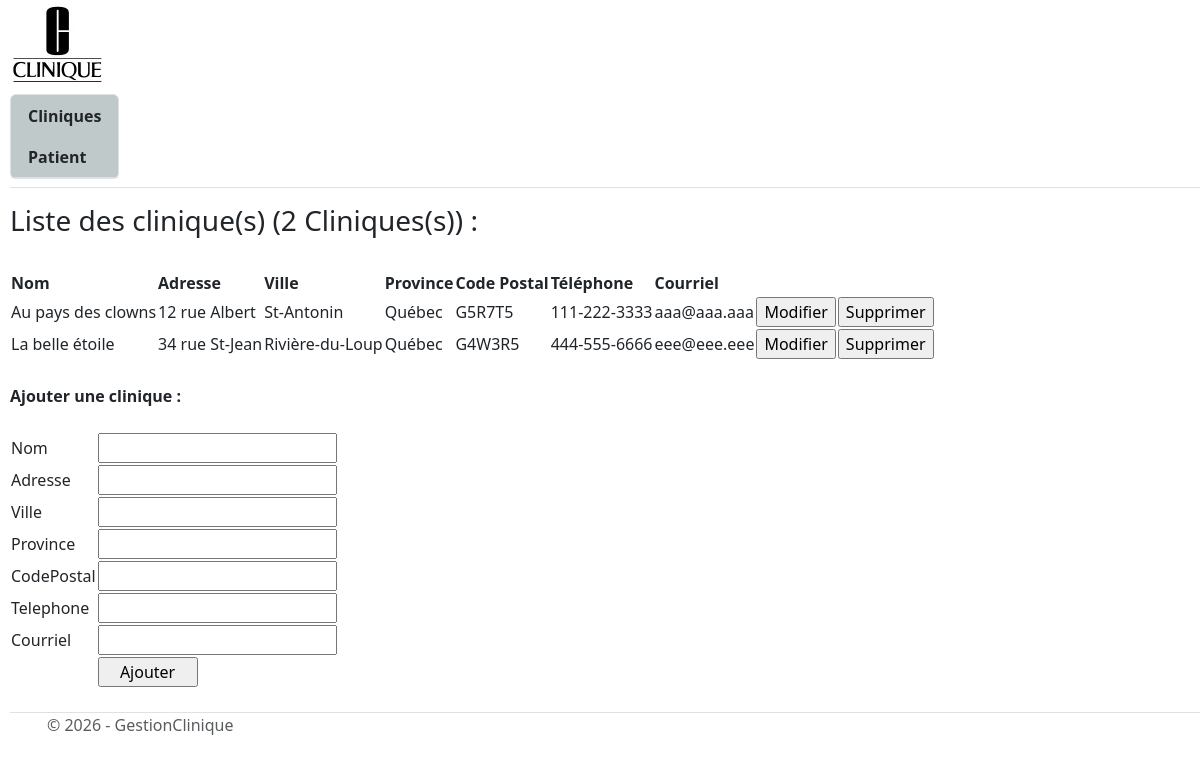
Page /controllers/cliniqueController.php on the committed database.
### tables this page shows
CREATE TABLE `cliniques` (
  `id` int NOT NULL,
  `nom` varchar(100) NOT NULL,
  `adresse` varchar(100) NOT NULL,
  `ville` varchar(100) NOT NULL,
  `province` varchar(50) NOT NULL,
  `codePostal` varchar(7) NOT NULL,
  `telephone` varchar(12) NOT NULL,
  `courriel` varchar(150) NOT NULL
);

### class/CliniqueRepository.class.php (called while the page is built, shortened)
<?php
        require_once("cliniqueDTO.class.php");
        class CliniqueRepository extends Repository
        {
            public function obtenirListeClinique()
            {
                try
                {
                    $pdo = new PDO($this->stringConnexion, $this->usager, $this->password);
                    $ins = $pdo->prepare("SELECT * FROM cliniques;");
                    $ins->setFetchMode(PDO::FETCH_ASSOC);
                    $ins->execute();
                    $tab = $ins->fetchAll();
                    $listeClinique = array();
                    for($i = 0; $i < count($tab); $i++)
                    {
                        array_push($listeClinique, new CliniqueDTO($tab[$i]["nom"], $tab[$i]["adresse"], $tab[$i]["ville"], $tab[$i]["province"], $tab[$i]["codePostal"], $tab[$i]["telephone"], $tab[$i]["courriel"]));
                    }
                }
                catch (PDOException $e){}
                return $listeClinique;
            }
        }
?>

### class/cliniqueDTO.class.php (called while the page is built, shortened)
<?php
        class cliniqueDTO
        {
            private string $nom;
            private string $adresse;
            private string $ville;
            private string $province;
            private string $codePostal;
            private string $telephone;
            private string $courriel;
            public function __construct($nom = "", $adresse = "", $ville = "", $province = "", $codePostal = "", $telephone = "", $courriel = "")
            {
                $this->nom = $nom;
                $this->adresse = $adresse;
                $this->ville = $ville;
                $this->province = $province;
                $this->codePostal = $codePostal;
                $this->telephone = $telephone;
                $this->courriel = $courriel;
            }
            public function getNom(): string
            {
                return $this->nom;
            }
            public function getAdresse(): string
            {
                return $this->adresse;
            }
            public function getVille(): string
            {
                return $this->ville;
            }
            public function getProvince(): string
            {
                return $this->province;
            }
            public function getCodePostal(): string
            {
                return $this->codePostal;
            }
            public function getTelephone(): string
            {
                return $this->telephone;
            }
            public function getCourriel(): string
            {
                return $this->courriel;
            }
        }
?>

### views/afficherListeClinique.php (the view, shortened to what this page needs)
<h3>Liste des clinique(s) (<?php echo count($listeClinique); ?> Cliniques(s)) :</h3>
<br />
<table>
        <tr>
            <th>Nom</th>
            <th>Adresse</th>
            <th>Ville</th>
            <th>Province</th>
            <th>Code Postal</th>
            <th>Téléphone</th>
            <th>Courriel</th>
		</tr>
        <form method="">
            <?php
                foreach ($listeClinique as $clinique)
                {
                    echo "<tr>";
                    echo "<td>" . $clinique->getNom() . "</td>";
                    echo "<td>" . $clinique->getAdresse() . "</td>";
                    echo "<td>" . $clinique->getVille() . "</td>";
                    echo "<td>" . $clinique->getProvince() . "</td>";
                    echo "<td>" . $clinique->getCodePostal() . "</td>";
                    echo "<td>" . $clinique->getTelephone() . "</td>";
                    echo "<td>" . $clinique->getCourriel() . "</td>";
                    echo '<td><input value="Modifier" onclick="document.getElementById(\'nomClinique\').value =\'' . $clinique->getNom() . '\'; this.form.action=\'cliniqueController.php\'; this.form.method=\'GET\'; submit();" type="button"></td>';
                    echo '<td><input value="Supprimer" type="button" onclick="if (confirm(\'Voulez-vous vraiment supprimer la clinique : '  . $clinique->getNom() . '\')) { document.getElementById(\'nomClinique\'). value =\'' . $clinique->getNom() . '\'; this.form.action =\'cliniqueController.php?action=supprimerClinique\'; this.form.method =\'POST\'; submit();}"></td>';
                    echo "</tr>";
                }
            ?>
        </form>
</table>
<br>
<b>Ajouter une clinique : </b>
<br>
<br>
<form method="POST" action="cliniqueController.php?action=ajouterClinique">
    <table>
        <tr>
            <td>
                <label>Nom</label>
            </td>
            <td>
                <input name="nom" required/>
            </td>
        </tr>
        <tr>
            <td>
                <label>Adresse</label>
            </td>
            <td>
                <input name="adresse" required/>
            </td>
        </tr>
        <tr>
            <td>
                <label>Ville</label>
            </td>
            <td>
                <input name="ville" required/>
            </td>
        </tr>
        <tr>
            <td>
                <label>Province</label>
            </td>
            <td>
                <input name="province" required/>
            </td>
        </tr>
        <tr>
            <td>
                <label>CodePostal</label>
            </td>
            <td>
                <input name="codePostal" required/>
            </td>
        </tr>
        <tr>
            <td>
                <label>Telephone</label>
            </td>
            <td>
                <input name="telephone" required/>
            </td>
        </tr>
        <tr>
            <td>
                <label>Courriel</label>
            </td>
            <td>
                <input name="courriel" required/>
            </td>
        </tr>
        <tr>
            <td>
            </td>
            <td>
            <input type="submit" value="Ajouter" style="width:100px"/>
            </td>
        </tr>
    </table>
</form>

### rows in the picture
cliniques: nom "Au pays des clowns", adresse "12 rue Albert", ville "St-Antonin", province "Québec", codePostal "G5R7T5", telephone "111-222-3333", courriel "aaa@aaa.aaa"
cliniques: nom "La belle étoile", adresse "34 rue St-Jean", ville "Rivière-du-Loup", province "Québec", codePostal "G4W3R5", telephone "444-555-6666", courriel "eee@eee.eee"

### other values in the picture
count($listeClinique) "2"
